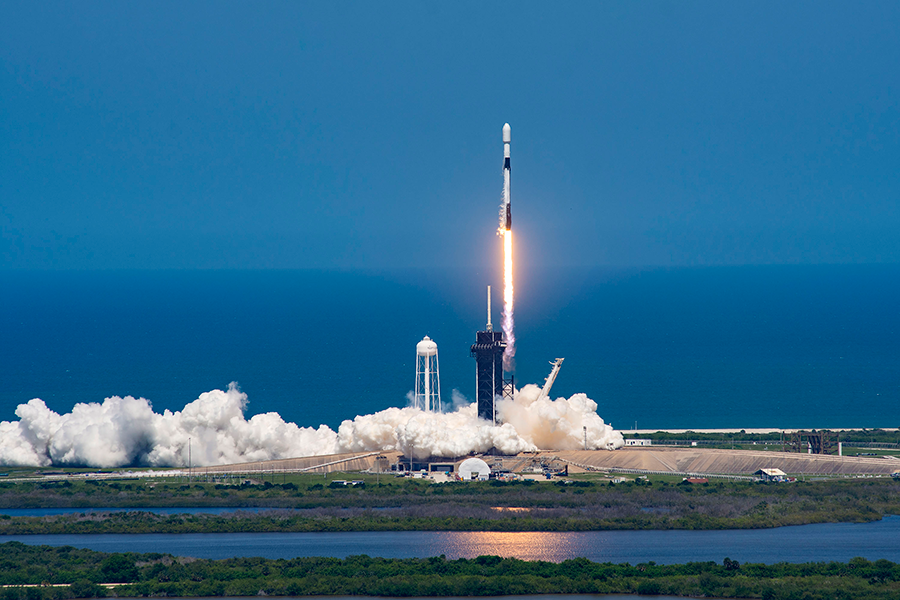
#> input picture images/space_x.png, 900 x 600 px
$ jupyter execute image_enhance.ipynb   (shell and % lines are left out)
#> lines starting #> are read from the running program, lines starting #| are printed output that depends on the picture
[cell 1]
# Import libraries
import cv2
import numpy as np
import matplotlib.pyplot as plt
from PIL import Image
from IPython.display import Image

[cell 2]
img_bgr = cv2.imread('images/space_x.png', cv2.IMREAD_COLOR)
#> img_bgr is the input picture: shape (600, 900, 3); mean B, G, R 140.8, 105.6, 46.8
img_rgb = cv2.cvtColor(img_bgr, cv2.COLOR_BGR2RGB)

#displayt the image
Image(filename='images/space_x.png')

[cell 3]
#matrix variable
matrix = np.ones(img_rgb.shape, dtype='uint8') * 50

#using .add and .subtract
img_rgb_brighter = cv2.add(img_rgb, matrix)
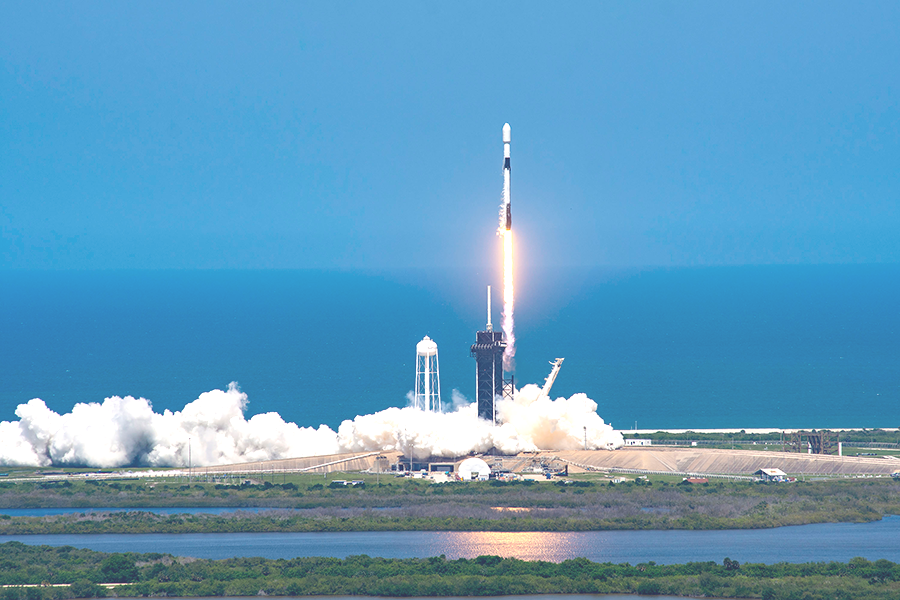
#> img_rgb_brighter: shape (600, 900, 3); mean R, G, B 95.7, 154.9, 190.3
img_rgb_darker = cv2.subtract(img_rgb, matrix)
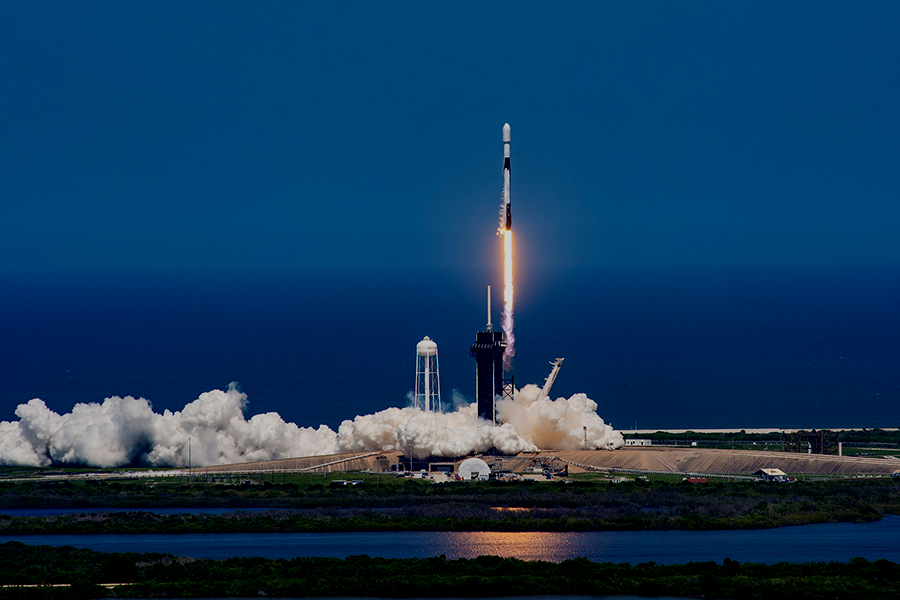
#> img_rgb_darker: shape (600, 900, 3); mean R, G, B 16.9, 56.3, 91.3

#show the images
plt.figure(figsize=[18,5])
#> (this line was passed over: IPython is not available in this run)
plt.subplot(131); plt.imshow(img_rgb_darker); plt.title('Darker');
#> (this line was passed over: IPython is not available in this run)
#> (this line was passed over: IPython is not available in this run)
#> (this line was passed over: IPython is not available in this run)
plt.subplot(132); plt.imshow(img_rgb_brighter); plt.title('Brighter');
#> (this line was passed over: IPython is not available in this run)
#> (this line was passed over: IPython is not available in this run)
#> (this line was passed over: IPython is not available in this run)
plt.subplot(133); plt.imshow(img_rgb); plt.title('Original');
